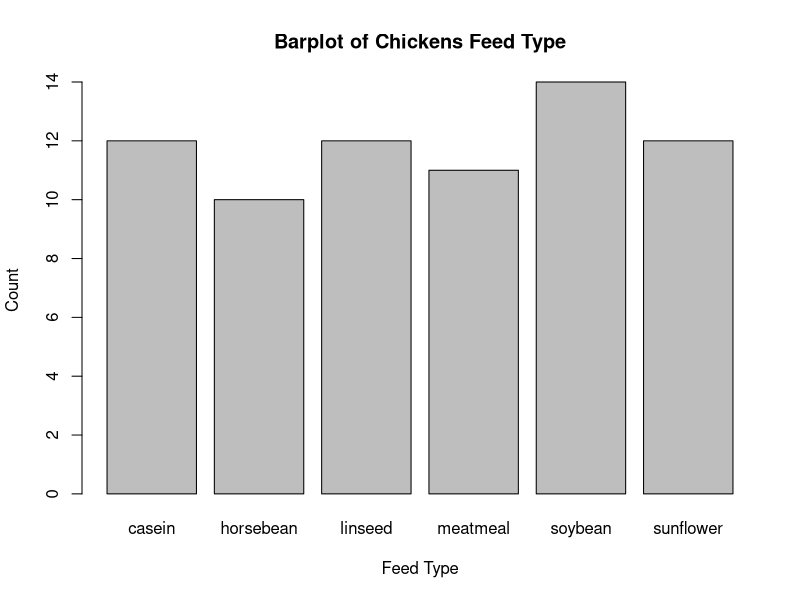

The R source for this figure:
# Load chickwts dataset
data("chickwts")

# Calculate the counts of each feed type
feed_counts <- table(chickwts$feed)

# Generate a boxplot
png("barplot_chickwts.png")  # Save the plot as a PNG file
barplot(feed_counts, data = chickwts, main="Barplot of Chickens Feed Type", xlab="Feed Type", ylab="Count")
dev.off()  # Close the PNG device

